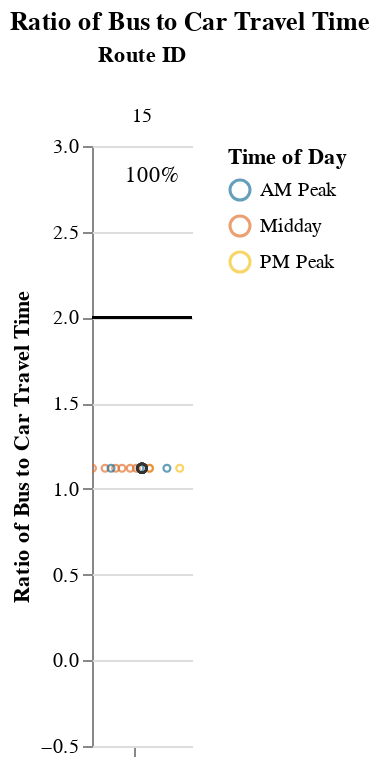
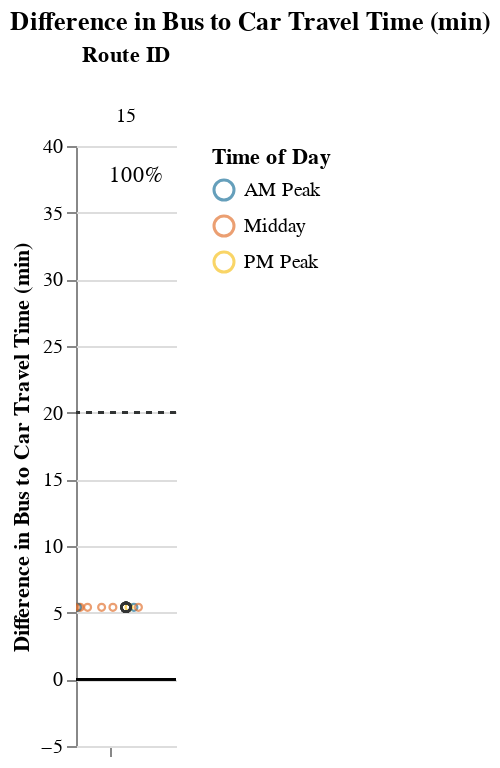

These figures' notebook cell, in order:
### Markdown cell above
## Viable Competitive Routes
### Short Routes (< 1 hr)

### Code cell
# Allow for possibility that operator doesn't have routes that fall into certain route_groups
# But, jupyterbook will not like markdown with f-string
# separate out route_group and put in each cell, and use try/except + if to display...
# but all 3 route groups must be displayed. just add sentence about why no routes were returned at the end
route_group = "short"
try:
    display_charts_for_route_group(df, route_group)
except:
    print("No routes meet this criteria.")

### Figure 1 — Vega-Lite specification as saved in the notebook (floating-point values rounded to 4 significant figures)
{"config": {"view": {"continuousWidth": 400, "continuousHeight": 300, "stroke": null}, "facet": {"spacing": 0}}, "data": {"name": "data-c0525deb993febb72d786a90656865a2"}, "facet": {"column": {"field": "route_id", "sort": ["15"], "title": "Route ID", "type": "nominal"}}, "spec": {"layer": [{"mark": "rule", "encoding": {"color": {"value": "black"}, "y": {"field": "cutoff", "type": "quantitative"}}, "selection": {"selector001": {"type": "interval", "bind": "scales", "encodings": ["x", "y"]}}}, {"mark": {"type": "point", "opacity": 0.65, "size": 12, "strokeWidth": 1.1}, "encoding": {"color": {"field": "time_of_day", "scale": {"range": ["#136C97", "#E16B26", "#F6BF16", "#00896B", "#7790A3", "#5B559C"]}, "sort": ["AM Peak", "Midday", "PM Peak", "Owl Service"], "title": "Time of Day", "type": "nominal"}, "tooltip": [{"field": "route_id", "type": "nominal"}, {"field": "route_name", "type": "nominal"}, {"field": "trip_id", "type": "nominal"}, {"field": "service_hours", "type": "quantitative"}, {"field": "car_duration_hours", "type": "quantitative"}, {"field": "bus_multiplier", "type": "quantitative"}, {"field": "bus_difference", "type": "quantitative"}, {"field": "num_trips", "type": "quantitative"}, {"field": "num_competitive", "type": "quantitative"}, {"field": "pct_trips_competitive", "type": "quantitative"}, {"field": "p25", "type": "quantitative"}, {"field": "p50", "type": "quantitative"}, {"field": "p75", "type": "quantitative"}], "x": {"axis": {"grid": false, "labels": false, "ticks": true, "values": [0]}, "field": "jitter", "scale": {}, "title": null, "type": "quantitative"}, "y": {"field": "bus_multiplier", "scale": {"domain": [-0.25, 3.0]}, "title": "Ratio of Bus to Car Travel Time", "type": "quantitative"}}, "transform": [{"calculate": "sqrt(-2*log(random()))*cos(2*PI*random())", "as": "jitter"}], "width": 50}, {"layer": [{"mark": {"type": "point", "opacity": 0.6, "size": 20, "strokeWidth": 1.3}, "encoding": {"color": {"value": "#323434"}, "y": {"field": "bus_multiplier", "type": "quantitative"}}, "transform": [{"filter": "(datum.p50_trip === 1)"}]}, {"mark": {"type": "text", "align": "center", "baseline": "middle"}, "encoding": {"color": {"value": "black"}, "text": {"field": "pct_trips_competitive", "format": ".0%", "type": "quantitative"}, "tooltip": [{"field": "route_id", "type": "nominal"}, {"field": "route_name", "type": "nominal"}, {"field": "trip_id", "type": "nominal"}, {"field": "service_hours", "type": "quantitative"}, {"field": "car_duration_hours", "type": "quantitative"}, {"field": "bus_multiplier", "type": "quantitative"}, {"field": "bus_difference", "type": "quantitative"}, {"field": "num_trips", "type": "quantitative"}, {"field": "num_competitive", "type": "quantitative"}, {"field": "pct_trips_competitive", "type": "quantitative"}, {"field": "p25", "type": "quantitative"}, {"field": "p50", "type": "quantitative"}, {"field": "p75", "type": "quantitative"}], "x": {"value": 30}, "y": {"value": 15}}, "transform": [{"calculate": "sqrt(-2*log(random()))*cos(2*PI*random())", "as": "jitter"}, {"filter": "(datum.fastest_trip === 1)"}]}]}]}, "resolve": {"scale": {"y": "shared"}}, "title": "Ratio of Bus to Car Travel Time", "$schema": "https://vega.github.io/schema/vega-lite/v4.17.0.json", "datasets": {"data-c0525deb993febb72d786a90656865a2": [{"calitp_itp_id": 108, "trip_key": -7518924419219556852, "trip_id": "t_2006242_b_33489_tn_12", "shape_id": "p_547", "route_id": "15", "service_hours": 0.85, "trip_first_departure_ts": 65100, "trip_last_arrival_ts": 68160, "departure_hour": 18, "time_of_day": "PM Peak", "p25": 0.85, "p50": 0.85, "p75": 0.85, "p50_trip": 1, "fastest_trip": 1, "car_duration_hours": 0.76, "competitive_route": 1, "bus_multiplier": 1.12, "bus_difference": 5.4, "num_trips": 12, "num_competitive": 12, "pct_trips_competitive": 1.0, "bus_difference_spread": 0.0, "route_group": "short", "max_trip_hrs": 0.85, "max_trip_route_group": 0.85, "below_cutoff": 12, "pct_below_cutoff": 1.0, "name": "City of Eureka", "caltrans_district": "01 - Eureka", "drmt_organization_name": null, "route_name": "The Orange Route Is Operated By Arcata And Mad River Transit System. It Serves Downtown Arcata, Sunny Brae, Greenview Market, Humboldt State University, Valley West Shopping Center, And Alliance Rd.", "cutoff2": 20, "cutoff": 2}, {"calitp_itp_id": 108, "trip_key": -9000724200441257218, "trip_id": "t_2006242_b_33489_tn_3", "shape_id": "p_547", "route_id": "15", "service_hours": 0.85, "trip_first_departure_ts": 32700, "trip_last_arrival_ts": 35760, "departure_hour": 9, "time_of_day": "AM Peak", "p25": 0.85, "p50": 0.85, "p75": 0.85, "p50_trip": 1, "fastest_trip": 0, "car_duration_hours": 0.76, "competitive_route": 1, "bus_multiplier": 1.12, "bus_difference": 5.4, "num_trips": 12, "num_competitive": 12, "pct_trips_competitive": 1.0, "bus_difference_spread": 0.0, "route_group": "short", "max_trip_hrs": 0.85, "max_trip_route_group": 0.85, "below_cutoff": 12, "pct_below_cutoff": 1.0, "name": "City of Eureka", "caltrans_district": "01 - Eureka", "drmt_organization_name": null, "route_name": "The Orange Route Is Operated By Arcata And Mad River Transit System. It Serves Downtown Arcata, Sunny Brae, Greenview Market, Humboldt State University, Valley West Shopping Center, And Alliance Rd.", "cutoff2": 20, "cutoff": 2}, {"calitp_itp_id": 108, "trip_key": -3654856771348414816, "trip_id": "t_2006242_b_33489_tn_11", "shape_id": "p_547", "route_id": "15", "service_hours": 0.85, "trip_first_departure_ts": 61500, "trip_last_arrival_ts": 64560, "departure_hour": 17, "time_of_day": "PM Peak", "p25": 0.85, "p50": 0.85, "p75": 0.85, "p50_trip": 1, "fastest_trip": 0, "car_duration_hours": 0.76, "competitive_route": 1, "bus_multiplier": 1.12, "bus_difference": 5.4, "num_trips": 12, "num_competitive": 12, "pct_trips_competitive": 1.0, "bus_difference_spread": 0.0, "route_group": "short", "max_trip_hrs": 0.85, "max_trip_route_group": 0.85, "below_cutoff": 12, "pct_below_cutoff": 1.0, "name": "City of Eureka", "caltrans_district": "01 - Eureka", "drmt_organization_name": null, "route_name": "The Orange Route Is Operated By Arcata And Mad River Transit System. It Serves Downtown Arcata, Sunny Brae, Greenview Market, Humboldt State University, Valley West Shopping Center, And Alliance Rd.", "cutoff2": 20, "cutoff": 2}, {"calitp_itp_id": 108, "trip_key": 6462197087159188397, "trip_id": "t_2006242_b_33489_tn_4", "shape_id": "p_547", "route_id": "15", "service_hours": 0.85, "trip_first_departure_ts": 36300, "trip_last_arrival_ts": 39360, "departure_hour": 10, "time_of_day": "Midday", "p25": 0.85, "p50": 0.85, "p75": 0.85, "p50_trip": 1, "fastest_trip": 0, "car_duration_hours": 0.76, "competitive_route": 1, "bus_multiplier": 1.12, "bus_difference": 5.4, "num_trips": 12, "num_competitive": 12, "pct_trips_competitive": 1.0, "bus_difference_spread": 0.0, "route_group": "short", "max_trip_hrs": 0.85, "max_trip_route_group": 0.85, "below_cutoff": 12, "pct_below_cutoff": 1.0, "name": "City of Eureka", "caltrans_district": "01 - Eureka", "drmt_organization_name": null, "route_name": "The Orange Route Is Operated By Arcata And Mad River Transit System. It Serves Downtown Arcata, Sunny Brae, Greenview Market, Humboldt State University, Valley West Shopping Center, And Alliance Rd.", "cutoff2": 20, "cutoff": 2}, {"calitp_itp_id": 108, "trip_key": -1117908295655261734, "trip_id": "t_2006242_b_33489_tn_9", "shape_id": "p_547", "route_id": "15", "service_hours": 0.85, "trip_first_departure_ts": 54300, "trip_last_arrival_ts": 57360, "departure_hour": 15, "time_of_day": "Midday", "p25": 0.85, "p50": 0.85, "p75": 0.85, "p50_trip": 1, "fastest_trip": 0, "car_duration_hours": 0.76, "competitive_route": 1, "bus_multiplier": 1.12, "bus_difference": 5.4, "num_trips": 12, "num_competitive": 12, "pct_trips_competitive": 1.0, "bus_difference_spread": 0.0, "route_group": "short", "max_trip_hrs": 0.85, "max_trip_route_group": 0.85, "below_cutoff": 12, "pct_below_cutoff": 1.0, "name": "City of Eureka", "caltrans_district": "01 - Eureka", "drmt_organization_name": null, "route_name": "The Orange Route Is Operated By Arcata And Mad River Transit System. It Serves Downtown Arcata, Sunny Brae, Greenview Market, Humboldt State University, Valley West Shopping Center, And Alliance Rd.", "cutoff2": 20, "cutoff": 2}, {"calitp_itp_id": 108, "trip_key": 2609920422435598099, "trip_id": "t_2006242_b_33489_tn_10", "shape_id": "p_547", "route_id": "15", "service_hours": 0.85, "trip_first_departure_ts": 57900, "trip_last_arrival_ts": 60960, "departure_hour": 16, "time_of_day": "Midday", "p25": 0.85, "p50": 0.85, "p75": 0.85, "p50_trip": 1, "fastest_trip": 0, "car_duration_hours": 0.76, "competitive_route": 1, "bus_multiplier": 1.12, "bus_difference": 5.4, "num_trips": 12, "num_competitive": 12, "pct_trips_competitive": 1.0, "bus_difference_spread": 0.0, "route_group": "short", "max_trip_hrs": 0.85, "max_trip_route_group": 0.85, "below_cutoff": 12, "pct_below_cutoff": 1.0, "name": "City of Eureka", "caltrans_district": "01 - Eureka", "drmt_organization_name": null, "route_name": "The Orange Route Is Operated By Arcata And Mad River Transit System. It Serves Downtown Arcata, Sunny Brae, Greenview Market, Humboldt State University, Valley West Shopping Center, And Alliance Rd.", "cutoff2": 20, "cutoff": 2}, {"calitp_itp_id": 108, "trip_key": -9044514633596643986, "trip_id": "t_2006242_b_33489_tn_5", "shape_id": "p_547", "route_id": "15", "service_hours": 0.85, "trip_first_departure_ts": 39900, "trip_last_arrival_ts": 42960, "departure_hour": 11, "time_of_day": "Midday", "p25": 0.85, "p50": 0.85, "p75": 0.85, "p50_trip": 1, "fastest_trip": 0, "car_duration_hours": 0.76, "competitive_route": 1, "bus_multiplier": 1.12, "bus_difference": 5.4, "num_trips": 12, "num_competitive": 12, "pct_trips_competitive": 1.0, "bus_difference_spread": 0.0, "route_group": "short", "max_trip_hrs": 0.85, "max_trip_route_group": 0.85, "below_cutoff": 12, "pct_below_cutoff": 1.0, "name": "City of Eureka", "caltrans_district": "01 - Eureka", "drmt_organization_name": null, "route_name": "The Orange Route Is Operated By Arcata And Mad River Transit System. It Serves Downtown Arcata, Sunny Brae, Greenview Market, Humboldt State University, Valley West Shopping Center, And Alliance Rd.", "cutoff2": 20, "cutoff": 2}, {"calitp_itp_id": 108, "trip_key": 6779707872442560571, "trip_id": "t_2006242_b_33489_tn_2", "shape_id": "p_547", "route_id": "15", "service_hours": 0.85, "trip_first_departure_ts": 29100, "trip_last_arrival_ts": 32160, "departure_hour": 8, "time_of_day": "AM Peak", "p25": 0.85, "p50": 0.85, "p75": 0.85, "p50_trip": 1, "fastest_trip": 0, "car_duration_hours": 0.76, "competitive_route": 1, "bus_multiplier": 1.12, "bus_difference": 5.4, "num_trips": 12, "num_competitive": 12, "pct_trips_competitive": 1.0, "bus_difference_spread": 0.0, "route_group": "short", "max_trip_hrs": 0.85, "max_trip_route_group": 0.85, "below_cutoff": 12, "pct_below_cutoff": 1.0, "name": "City of Eureka", "caltrans_district": "01 - Eureka", "drmt_organization_name": null, "route_name": "The Orange Route Is Operated By Arcata And Mad River Transit System. It Serves Downtown Arcata, Sunny Brae, Greenview Market, Humboldt State University, Valley West Shopping Center, And Alliance Rd.", "cutoff2": 20, "cutoff": 2}, {"calitp_itp_id": 108, "trip_key": -4647400750918822944, "trip_id": "t_2006242_b_33489_tn_7", "shape_id": "p_547", "route_id": "15", "service_hours": 0.85, "trip_first_departure_ts": 47100, "trip_last_arrival_ts": 50160, "departure_hour": 13, "time_of_day": "Midday", "p25": 0.85, "p50": 0.85, "p75": 0.85, "p50_trip": 1, "fastest_trip": 0, "car_duration_hours": 0.76, "competitive_route": 1, "bus_multiplier": 1.12, "bus_difference": 5.4, "num_trips": 12, "num_competitive": 12, "pct_trips_competitive": 1.0, "bus_difference_spread": 0.0, "route_group": "short", "max_trip_hrs": 0.85, "max_trip_route_group": 0.85, "below_cutoff": 12, "pct_below_cutoff": 1.0, "name": "City of Eureka", "caltrans_district": "01 - Eureka", "drmt_organization_name": null, "route_name": "The Orange Route Is Operated By Arcata And Mad River Transit System. It Serves Downtown Arcata, Sunny Brae, Greenview Market, Humboldt State University, Valley West Shopping Center, And Alliance Rd.", "cutoff2": 20, "cutoff": 2}, {"calitp_itp_id": 108, "trip_key": 6881909043677401907, "trip_id": "t_2006242_b_33489_tn_8", "shape_id": "p_547", "route_id": "15", "service_hours": 0.85, "trip_first_departure_ts": 50700, "trip_last_arrival_ts": 53760, "departure_hour": 14, "time_of_day": "Midday", "p25": 0.85, "p50": 0.85, "p75": 0.85, "p50_trip": 1, "fastest_trip": 0, "car_duration_hours": 0.76, "competitive_route": 1, "bus_multiplier": 1.12, "bus_difference": 5.4, "num_trips": 12, "num_competitive": 12, "pct_trips_competitive": 1.0, "bus_difference_spread": 0.0, "route_group": "short", "max_trip_hrs": 0.85, "max_trip_route_group": 0.85, "below_cutoff": 12, "pct_below_cutoff": 1.0, "name": "City of Eureka", "caltrans_district": "01 - Eureka", "drmt_organization_name": null, "route_name": "The Orange Route Is Operated By Arcata And Mad River Transit System. It Serves Downtown Arcata, Sunny Brae, Greenview Market, Humboldt State University, Valley West Shopping Center, And Alliance Rd.", "cutoff2": 20, "cutoff": 2}, {"calitp_itp_id": 108, "trip_key": -4221252316641284407, "trip_id": "t_2006242_b_33489_tn_1", "shape_id": "p_547", "route_id": "15", "service_hours": 0.85, "trip_first_departure_ts": 25500, "trip_last_arrival_ts": 28560, "departure_hour": 7, "time_of_day": "AM Peak", "p25": 0.85, "p50": 0.85, "p75": 0.85, "p50_trip": 1, "fastest_trip": 0, "car_duration_hours": 0.76, "competitive_route": 1, "bus_multiplier": 1.12, "bus_difference": 5.4, "num_trips": 12, "num_competitive": 12, "pct_trips_competitive": 1.0, "bus_difference_spread": 0.0, "route_group": "short", "max_trip_hrs": 0.85, "max_trip_route_group": 0.85, "below_cutoff": 12, "pct_below_cutoff": 1.0, "name": "City of Eureka", "caltrans_district": "01 - Eureka", "drmt_organization_name": null, "route_name": "The Orange Route Is Operated By Arcata And Mad River Transit System. It Serves Downtown Arcata, Sunny Brae, Greenview Market, Humboldt State University, Valley West Shopping Center, And Alliance Rd.", "cutoff2": 20, "cutoff": 2}, {"calitp_itp_id": 108, "trip_key": -7844095644534817354, "trip_id": "t_2006242_b_33489_tn_6", "shape_id": "p_547", "route_id": "15", "service_hours": 0.85, "trip_first_departure_ts": 43500, "trip_last_arrival_ts": 46560, "departure_hour": 12, "time_of_day": "Midday", "p25": 0.85, "p50": 0.85, "p75": 0.85, "p50_trip": 1, "fastest_trip": 0, "car_duration_hours": 0.76, "competitive_route": 1, "bus_multiplier": 1.12, "bus_difference": 5.4, "num_trips": 12, "num_competitive": 12, "pct_trips_competitive": 1.0, "bus_difference_spread": 0.0, "route_group": "short", "max_trip_hrs": 0.85, "max_trip_route_group": 0.85, "below_cutoff": 12, "pct_below_cutoff": 1.0, "name": "City of Eureka", "caltrans_district": "01 - Eureka", "drmt_organization_name": null, "route_name": "The Orange Route Is Operated By Arcata And Mad River Transit System. It Serves Downtown Arcata, Sunny Brae, Greenview Market, Humboldt State University, Valley West Shopping Center, And Alliance Rd.", "cutoff2": 20, "cutoff": 2}]}}

### Figure 2 — Vega-Lite specification as saved in the notebook (floating-point values rounded to 4 significant figures)
{"config": {"view": {"continuousWidth": 400, "continuousHeight": 300, "stroke": null}, "facet": {"spacing": 0}}, "data": {"name": "data-a1cff6989e3a34eca19f959468ac77e8"}, "facet": {"column": {"field": "route_id", "sort": ["15"], "title": "Route ID", "type": "nominal"}}, "spec": {"layer": [{"mark": "rule", "encoding": {"color": {"value": "black"}, "y": {"field": "cutoff", "type": "quantitative"}}, "selection": {"selector002": {"type": "interval", "bind": "scales", "encodings": ["x", "y"]}}}, {"mark": {"type": "rule", "strokeDash": [3, 3]}, "encoding": {"color": {"value": "#323434"}, "y": {"field": "cutoff2", "type": "quantitative"}}}, {"mark": {"type": "point", "opacity": 0.65, "size": 12, "strokeWidth": 1.1}, "encoding": {"color": {"field": "time_of_day", "scale": {"range": ["#136C97", "#E16B26", "#F6BF16", "#00896B", "#7790A3", "#5B559C"]}, "sort": ["AM Peak", "Midday", "PM Peak", "Owl Service"], "title": "Time of Day", "type": "nominal"}, "tooltip": [{"field": "route_id", "type": "nominal"}, {"field": "route_name", "type": "nominal"}, {"field": "trip_id", "type": "nominal"}, {"field": "service_hours", "type": "quantitative"}, {"field": "car_duration_hours", "type": "quantitative"}, {"field": "bus_multiplier", "type": "quantitative"}, {"field": "bus_difference", "type": "quantitative"}, {"field": "num_trips", "type": "quantitative"}, {"field": "num_competitive", "type": "quantitative"}, {"field": "pct_trips_competitive", "type": "quantitative"}, {"field": "p25", "type": "quantitative"}, {"field": "p50", "type": "quantitative"}, {"field": "p75", "type": "quantitative"}], "x": {"axis": {"grid": false, "labels": false, "ticks": true, "values": [0]}, "field": "jitter", "scale": {}, "title": null, "type": "quantitative"}, "y": {"field": "bus_difference", "scale": {"domain": [-5, 38.4]}, "title": "Difference in Bus to Car Travel Time (min)", "type": "quantitative"}}, "transform": [{"calculate": "sqrt(-2*log(random()))*cos(2*PI*random())", "as": "jitter"}], "width": 50}, {"layer": [{"mark": {"type": "point", "opacity": 0.6, "size": 20, "strokeWidth": 1.3}, "encoding": {"color": {"value": "#323434"}, "y": {"field": "bus_difference", "type": "quantitative"}}, "transform": [{"filter": "(datum.p50_trip === 1)"}]}, {"mark": {"type": "text", "align": "center", "baseline": "middle"}, "encoding": {"color": {"value": "black"}, "text": {"field": "pct_trips_competitive", "format": ".0%", "type": "quantitative"}, "tooltip": [{"field": "route_id", "type": "nominal"}, {"field": "route_name", "type": "nominal"}, {"field": "trip_id", "type": "nominal"}, {"field": "service_hours", "type": "quantitative"}, {"field": "car_duration_hours", "type": "quantitative"}, {"field": "bus_multiplier", "type": "quantitative"}, {"field": "bus_difference", "type": "quantitative"}, {"field": "num_trips", "type": "quantitative"}, {"field": "num_competitive", "type": "quantitative"}, {"field": "pct_trips_competitive", "type": "quantitative"}, {"field": "p25", "type": "quantitative"}, {"field": "p50", "type": "quantitative"}, {"field": "p75", "type": "quantitative"}], "x": {"value": 30}, "y": {"value": 15}}, "transform": [{"calculate": "sqrt(-2*log(random()))*cos(2*PI*random())", "as": "jitter"}, {"filter": "(datum.fastest_trip === 1)"}]}]}]}, "resolve": {"scale": {"y": "shared"}}, "title": "Difference in Bus to Car Travel Time (min)", "$schema": "https://vega.github.io/schema/vega-lite/v4.17.0.json", "datasets": {"data-a1cff6989e3a34eca19f959468ac77e8": [{"calitp_itp_id": 108, "trip_key": -7518924419219556852, "trip_id": "t_2006242_b_33489_tn_12", "shape_id": "p_547", "route_id": "15", "service_hours": 0.85, "trip_first_departure_ts": 65100, "trip_last_arrival_ts": 68160, "departure_hour": 18, "time_of_day": "PM Peak", "p25": 0.85, "p50": 0.85, "p75": 0.85, "p50_trip": 1, "fastest_trip": 1, "car_duration_hours": 0.76, "competitive_route": 1, "bus_multiplier": 1.12, "bus_difference": 5.4, "num_trips": 12, "num_competitive": 12, "pct_trips_competitive": 1.0, "bus_difference_spread": 0.0, "route_group": "short", "max_trip_hrs": 0.85, "max_trip_route_group": 0.85, "below_cutoff": 12, "pct_below_cutoff": 1.0, "name": "City of Eureka", "caltrans_district": "01 - Eureka", "drmt_organization_name": null, "route_name": "The Orange Route Is Operated By Arcata And Mad River Transit System. It Serves Downtown Arcata, Sunny Brae, Greenview Market, Humboldt State University, Valley West Shopping Center, And Alliance Rd.", "cutoff2": 20, "cutoff": 0}, {"calitp_itp_id": 108, "trip_key": -9000724200441257218, "trip_id": "t_2006242_b_33489_tn_3", "shape_id": "p_547", "route_id": "15", "service_hours": 0.85, "trip_first_departure_ts": 32700, "trip_last_arrival_ts": 35760, "departure_hour": 9, "time_of_day": "AM Peak", "p25": 0.85, "p50": 0.85, "p75": 0.85, "p50_trip": 1, "fastest_trip": 0, "car_duration_hours": 0.76, "competitive_route": 1, "bus_multiplier": 1.12, "bus_difference": 5.4, "num_trips": 12, "num_competitive": 12, "pct_trips_competitive": 1.0, "bus_difference_spread": 0.0, "route_group": "short", "max_trip_hrs": 0.85, "max_trip_route_group": 0.85, "below_cutoff": 12, "pct_below_cutoff": 1.0, "name": "City of Eureka", "caltrans_district": "01 - Eureka", "drmt_organization_name": null, "route_name": "The Orange Route Is Operated By Arcata And Mad River Transit System. It Serves Downtown Arcata, Sunny Brae, Greenview Market, Humboldt State University, Valley West Shopping Center, And Alliance Rd.", "cutoff2": 20, "cutoff": 0}, {"calitp_itp_id": 108, "trip_key": -3654856771348414816, "trip_id": "t_2006242_b_33489_tn_11", "shape_id": "p_547", "route_id": "15", "service_hours": 0.85, "trip_first_departure_ts": 61500, "trip_last_arrival_ts": 64560, "departure_hour": 17, "time_of_day": "PM Peak", "p25": 0.85, "p50": 0.85, "p75": 0.85, "p50_trip": 1, "fastest_trip": 0, "car_duration_hours": 0.76, "competitive_route": 1, "bus_multiplier": 1.12, "bus_difference": 5.4, "num_trips": 12, "num_competitive": 12, "pct_trips_competitive": 1.0, "bus_difference_spread": 0.0, "route_group": "short", "max_trip_hrs": 0.85, "max_trip_route_group": 0.85, "below_cutoff": 12, "pct_below_cutoff": 1.0, "name": "City of Eureka", "caltrans_district": "01 - Eureka", "drmt_organization_name": null, "route_name": "The Orange Route Is Operated By Arcata And Mad River Transit System. It Serves Downtown Arcata, Sunny Brae, Greenview Market, Humboldt State University, Valley West Shopping Center, And Alliance Rd.", "cutoff2": 20, "cutoff": 0}, {"calitp_itp_id": 108, "trip_key": 6462197087159188397, "trip_id": "t_2006242_b_33489_tn_4", "shape_id": "p_547", "route_id": "15", "service_hours": 0.85, "trip_first_departure_ts": 36300, "trip_last_arrival_ts": 39360, "departure_hour": 10, "time_of_day": "Midday", "p25": 0.85, "p50": 0.85, "p75": 0.85, "p50_trip": 1, "fastest_trip": 0, "car_duration_hours": 0.76, "competitive_route": 1, "bus_multiplier": 1.12, "bus_difference": 5.4, "num_trips": 12, "num_competitive": 12, "pct_trips_competitive": 1.0, "bus_difference_spread": 0.0, "route_group": "short", "max_trip_hrs": 0.85, "max_trip_route_group": 0.85, "below_cutoff": 12, "pct_below_cutoff": 1.0, "name": "City of Eureka", "caltrans_district": "01 - Eureka", "drmt_organization_name": null, "route_name": "The Orange Route Is Operated By Arcata And Mad River Transit System. It Serves Downtown Arcata, Sunny Brae, Greenview Market, Humboldt State University, Valley West Shopping Center, And Alliance Rd.", "cutoff2": 20, "cutoff": 0}, {"calitp_itp_id": 108, "trip_key": -1117908295655261734, "trip_id": "t_2006242_b_33489_tn_9", "shape_id": "p_547", "route_id": "15", "service_hours": 0.85, "trip_first_departure_ts": 54300, "trip_last_arrival_ts": 57360, "departure_hour": 15, "time_of_day": "Midday", "p25": 0.85, "p50": 0.85, "p75": 0.85, "p50_trip": 1, "fastest_trip": 0, "car_duration_hours": 0.76, "competitive_route": 1, "bus_multiplier": 1.12, "bus_difference": 5.4, "num_trips": 12, "num_competitive": 12, "pct_trips_competitive": 1.0, "bus_difference_spread": 0.0, "route_group": "short", "max_trip_hrs": 0.85, "max_trip_route_group": 0.85, "below_cutoff": 12, "pct_below_cutoff": 1.0, "name": "City of Eureka", "caltrans_district": "01 - Eureka", "drmt_organization_name": null, "route_name": "The Orange Route Is Operated By Arcata And Mad River Transit System. It Serves Downtown Arcata, Sunny Brae, Greenview Market, Humboldt State University, Valley West Shopping Center, And Alliance Rd.", "cutoff2": 20, "cutoff": 0}, {"calitp_itp_id": 108, "trip_key": 2609920422435598099, "trip_id": "t_2006242_b_33489_tn_10", "shape_id": "p_547", "route_id": "15", "service_hours": 0.85, "trip_first_departure_ts": 57900, "trip_last_arrival_ts": 60960, "departure_hour": 16, "time_of_day": "Midday", "p25": 0.85, "p50": 0.85, "p75": 0.85, "p50_trip": 1, "fastest_trip": 0, "car_duration_hours": 0.76, "competitive_route": 1, "bus_multiplier": 1.12, "bus_difference": 5.4, "num_trips": 12, "num_competitive": 12, "pct_trips_competitive": 1.0, "bus_difference_spread": 0.0, "route_group": "short", "max_trip_hrs": 0.85, "max_trip_route_group": 0.85, "below_cutoff": 12, "pct_below_cutoff": 1.0, "name": "City of Eureka", "caltrans_district": "01 - Eureka", "drmt_organization_name": null, "route_name": "The Orange Route Is Operated By Arcata And Mad River Transit System. It Serves Downtown Arcata, Sunny Brae, Greenview Market, Humboldt State University, Valley West Shopping Center, And Alliance Rd.", "cutoff2": 20, "cutoff": 0}, {"calitp_itp_id": 108, "trip_key": -9044514633596643986, "trip_id": "t_2006242_b_33489_tn_5", "shape_id": "p_547", "route_id": "15", "service_hours": 0.85, "trip_first_departure_ts": 39900, "trip_last_arrival_ts": 42960, "departure_hour": 11, "time_of_day": "Midday", "p25": 0.85, "p50": 0.85, "p75": 0.85, "p50_trip": 1, "fastest_trip": 0, "car_duration_hours": 0.76, "competitive_route": 1, "bus_multiplier": 1.12, "bus_difference": 5.4, "num_trips": 12, "num_competitive": 12, "pct_trips_competitive": 1.0, "bus_difference_spread": 0.0, "route_group": "short", "max_trip_hrs": 0.85, "max_trip_route_group": 0.85, "below_cutoff": 12, "pct_below_cutoff": 1.0, "name": "City of Eureka", "caltrans_district": "01 - Eureka", "drmt_organization_name": null, "route_name": "The Orange Route Is Operated By Arcata And Mad River Transit System. It Serves Downtown Arcata, Sunny Brae, Greenview Market, Humboldt State University, Valley West Shopping Center, And Alliance Rd.", "cutoff2": 20, "cutoff": 0}, {"calitp_itp_id": 108, "trip_key": 6779707872442560571, "trip_id": "t_2006242_b_33489_tn_2", "shape_id": "p_547", "route_id": "15", "service_hours": 0.85, "trip_first_departure_ts": 29100, "trip_last_arrival_ts": 32160, "departure_hour": 8, "time_of_day": "AM Peak", "p25": 0.85, "p50": 0.85, "p75": 0.85, "p50_trip": 1, "fastest_trip": 0, "car_duration_hours": 0.76, "competitive_route": 1, "bus_multiplier": 1.12, "bus_difference": 5.4, "num_trips": 12, "num_competitive": 12, "pct_trips_competitive": 1.0, "bus_difference_spread": 0.0, "route_group": "short", "max_trip_hrs": 0.85, "max_trip_route_group": 0.85, "below_cutoff": 12, "pct_below_cutoff": 1.0, "name": "City of Eureka", "caltrans_district": "01 - Eureka", "drmt_organization_name": null, "route_name": "The Orange Route Is Operated By Arcata And Mad River Transit System. It Serves Downtown Arcata, Sunny Brae, Greenview Market, Humboldt State University, Valley West Shopping Center, And Alliance Rd.", "cutoff2": 20, "cutoff": 0}, {"calitp_itp_id": 108, "trip_key": -4647400750918822944, "trip_id": "t_2006242_b_33489_tn_7", "shape_id": "p_547", "route_id": "15", "service_hours": 0.85, "trip_first_departure_ts": 47100, "trip_last_arrival_ts": 50160, "departure_hour": 13, "time_of_day": "Midday", "p25": 0.85, "p50": 0.85, "p75": 0.85, "p50_trip": 1, "fastest_trip": 0, "car_duration_hours": 0.76, "competitive_route": 1, "bus_multiplier": 1.12, "bus_difference": 5.4, "num_trips": 12, "num_competitive": 12, "pct_trips_competitive": 1.0, "bus_difference_spread": 0.0, "route_group": "short", "max_trip_hrs": 0.85, "max_trip_route_group": 0.85, "below_cutoff": 12, "pct_below_cutoff": 1.0, "name": "City of Eureka", "caltrans_district": "01 - Eureka", "drmt_organization_name": null, "route_name": "The Orange Route Is Operated By Arcata And Mad River Transit System. It Serves Downtown Arcata, Sunny Brae, Greenview Market, Humboldt State University, Valley West Shopping Center, And Alliance Rd.", "cutoff2": 20, "cutoff": 0}, {"calitp_itp_id": 108, "trip_key": 6881909043677401907, "trip_id": "t_2006242_b_33489_tn_8", "shape_id": "p_547", "route_id": "15", "service_hours": 0.85, "trip_first_departure_ts": 50700, "trip_last_arrival_ts": 53760, "departure_hour": 14, "time_of_day": "Midday", "p25": 0.85, "p50": 0.85, "p75": 0.85, "p50_trip": 1, "fastest_trip": 0, "car_duration_hours": 0.76, "competitive_route": 1, "bus_multiplier": 1.12, "bus_difference": 5.4, "num_trips": 12, "num_competitive": 12, "pct_trips_competitive": 1.0, "bus_difference_spread": 0.0, "route_group": "short", "max_trip_hrs": 0.85, "max_trip_route_group": 0.85, "below_cutoff": 12, "pct_below_cutoff": 1.0, "name": "City of Eureka", "caltrans_district": "01 - Eureka", "drmt_organization_name": null, "route_name": "The Orange Route Is Operated By Arcata And Mad River Transit System. It Serves Downtown Arcata, Sunny Brae, Greenview Market, Humboldt State University, Valley West Shopping Center, And Alliance Rd.", "cutoff2": 20, "cutoff": 0}, {"calitp_itp_id": 108, "trip_key": -4221252316641284407, "trip_id": "t_2006242_b_33489_tn_1", "shape_id": "p_547", "route_id": "15", "service_hours": 0.85, "trip_first_departure_ts": 25500, "trip_last_arrival_ts": 28560, "departure_hour": 7, "time_of_day": "AM Peak", "p25": 0.85, "p50": 0.85, "p75": 0.85, "p50_trip": 1, "fastest_trip": 0, "car_duration_hours": 0.76, "competitive_route": 1, "bus_multiplier": 1.12, "bus_difference": 5.4, "num_trips": 12, "num_competitive": 12, "pct_trips_competitive": 1.0, "bus_difference_spread": 0.0, "route_group": "short", "max_trip_hrs": 0.85, "max_trip_route_group": 0.85, "below_cutoff": 12, "pct_below_cutoff": 1.0, "name": "City of Eureka", "caltrans_district": "01 - Eureka", "drmt_organization_name": null, "route_name": "The Orange Route Is Operated By Arcata And Mad River Transit System. It Serves Downtown Arcata, Sunny Brae, Greenview Market, Humboldt State University, Valley West Shopping Center, And Alliance Rd.", "cutoff2": 20, "cutoff": 0}, {"calitp_itp_id": 108, "trip_key": -7844095644534817354, "trip_id": "t_2006242_b_33489_tn_6", "shape_id": "p_547", "route_id": "15", "service_hours": 0.85, "trip_first_departure_ts": 43500, "trip_last_arrival_ts": 46560, "departure_hour": 12, "time_of_day": "Midday", "p25": 0.85, "p50": 0.85, "p75": 0.85, "p50_trip": 1, "fastest_trip": 0, "car_duration_hours": 0.76, "competitive_route": 1, "bus_multiplier": 1.12, "bus_difference": 5.4, "num_trips": 12, "num_competitive": 12, "pct_trips_competitive": 1.0, "bus_difference_spread": 0.0, "route_group": "short", "max_trip_hrs": 0.85, "max_trip_route_group": 0.85, "below_cutoff": 12, "pct_below_cutoff": 1.0, "name": "City of Eureka", "caltrans_district": "01 - Eureka", "drmt_organization_name": null, "route_name": "The Orange Route Is Operated By Arcata And Mad River Transit System. It Serves Downtown Arcata, Sunny Brae, Greenview Market, Humboldt State University, Valley West Shopping Center, And Alliance Rd.", "cutoff2": 20, "cutoff": 0}]}}
